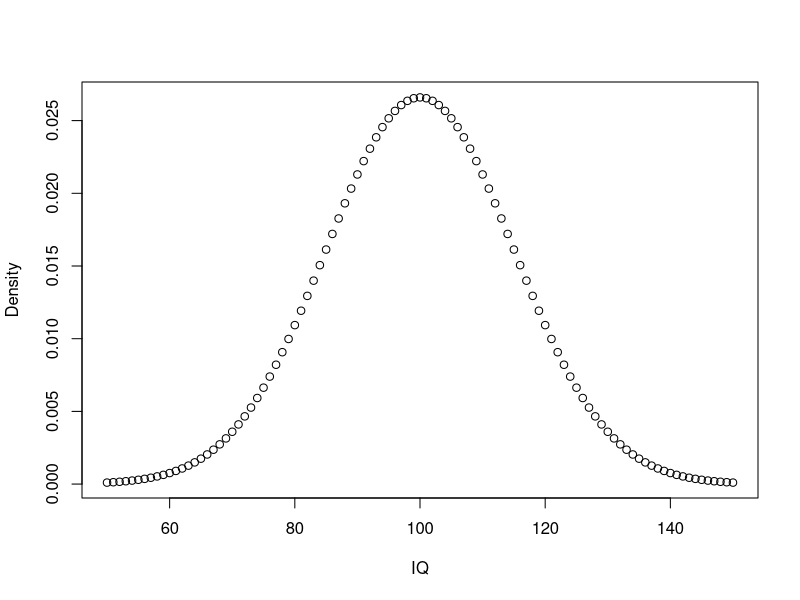
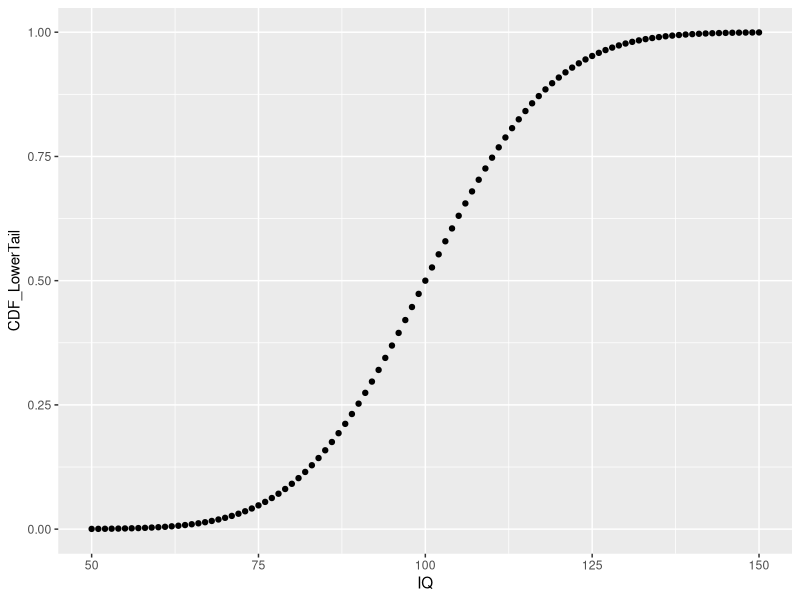
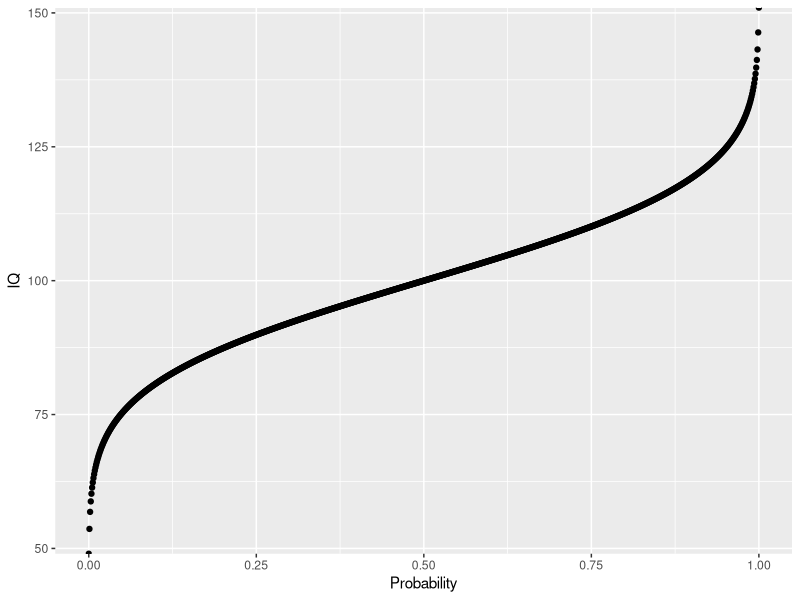
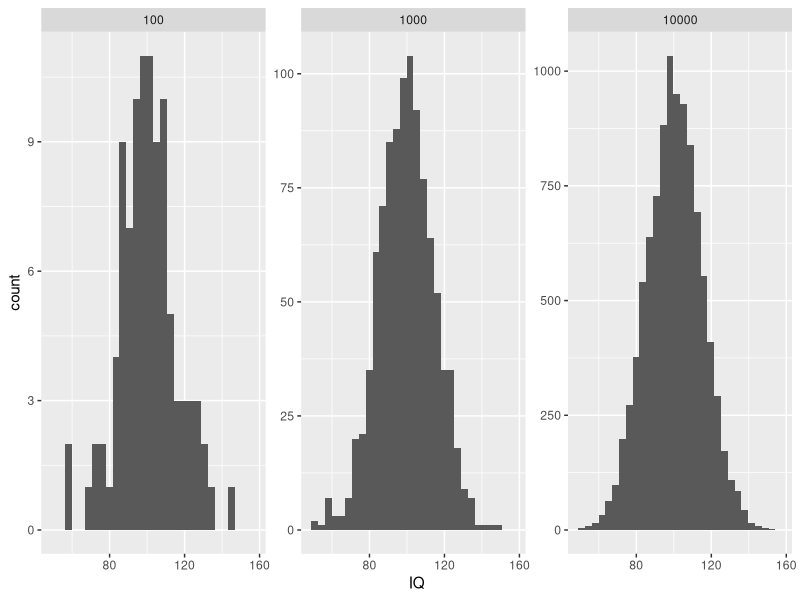
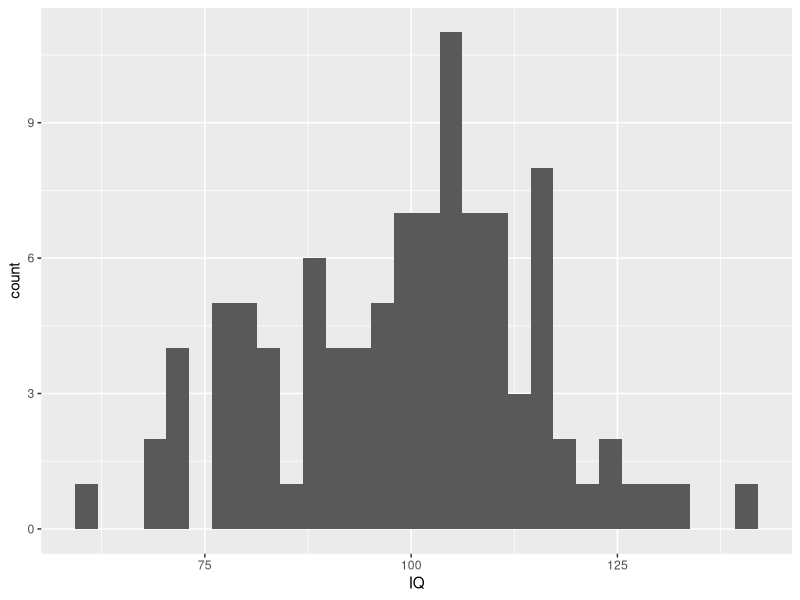

The R script that drew these images, in order:
## ---- chunk 1
library(knitr)
knitr::opts_chunk$set(echo = TRUE)
hook_output <- knit_hooks$get("output")
knit_hooks$set(output = function(x, options) {
  lines <- options$output.lines
  if (is.null(lines)) {
    return(hook_output(x, options))  # pass to default hook
  }
  x <- unlist(strsplit(x, "\n"))
  more <- "..."
  if (length(lines)==1) {        # first n lines
    if (length(x) > lines) {
      # truncate the output, but add ....
      x <- c(head(x, lines), more)
    }
  } else {
    x <- c(more, x[lines], more)
  }
  # paste these lines together
  x <- paste(c(x, ""), collapse = "\n")
  hook_output(x, options)
})
## ---- chunk 2
Count <- c(1, 2, 3, 4, 5)
Count
class(Count)
typeof(Count)
Count.int <- c(1L, 2L, 3L, 4L, 5L)
class(Count.int)
typeof(Count.int)
## ---- chunk 3
Colors <- c("Red", "Green", "Blue")
class(Colors)

Colors.f <- factor(c("Red", "Green", "Blue"))
class(Colors.f)
## ---- chunk 4
sex <- factor(c("male", "female", "female", "male"))
levels(sex)
## ---- chunk 5
levels(sex)
nlevels(sex)
## ---- chunk 6
TFR.f <- factor(c("low", "high", "medium", "high", "low", "medium", "high"))
typeof(TFR.f)
class(TFR.f)
TFR.f
levels(TFR.f)

TFR.f1 <- factor(TFR.f, levels=c("low", "medium", "high"))
levels(TFR.f1)
## ---- chunk 7
TFR.f1 <- factor(TFR.f, levels=c("low", "medium", "high"), ordered = TRUE)
min(TFR.f1)
max(TFR.f1)
## ---- chunk 8
school_loc <- read.csv("school_loc.csv")
# summary(school_loc)
str(school_loc)
# From the output, we can see that R stores the states as characters. 
school_loc$STATE = factor(school_loc$STATE)
# Let's check again. You can see that STATE is now stored as factors in R. 
str(school_loc)
# View(school_loc)
levels(school_loc$STATE)
school_loc$STATE
# summary(school_loc)
## ---- chunk 9
table(school_loc$STATE)
## ---- chunk 10
?dnorm
dnorm(0:10, mean = 0, sd = 1, log = FALSE)
## ---- chunk 11
sample.range <- 50:150
iq.mean <- 100
iq.sd <- 15

# This returns the density, NOT the values for IQ
iq.dist <- dnorm(sample.range, mean = iq.mean, sd = iq.sd) 
iq.df <- data.frame("IQ" = sample.range, "Density" = iq.dist)
View(iq.df)
plot(iq.df)
## ---- chunk 12
pp <- function(x) {
    print(paste0(round(x * 100, 3), "%"))
}

# ?paste0

# likelihood of IQ == 140?
pp(iq.df$Density[iq.df$IQ == 140])

# likelihood of IQ >= 140?
pp(sum(iq.df$Density[iq.df$IQ >= 140]))

# likelihood of 50 < IQ <= 90?
pp(sum(iq.df$Density[iq.df$IQ <= 90]))

# What does this code do?
pp(sum(iq.df$Density[iq.df$IQ <= 100]) + sum(iq.df$Density[iq.df$IQ > 100]))
## ---- chunk 13
cdf <- pnorm(sample.range, iq.mean, iq.sd)
cdf
?pnorm
iq.df <- cbind(iq.df, "CDF_LowerTail" = cdf) 
# Can you explain what this code above is doing?
View(iq.df)

library(ggplot2)
ggplot(iq.df, aes(x = IQ, y = CDF_LowerTail)) + geom_point()
## ---- chunk 14
# likelihood of IQ <= 140?
# notice here we using == signs
pp(iq.df$CDF_LowerTail[iq.df$IQ == 140]) 

# likelihood of 50 < IQ <= 90?
pp(iq.df$CDF_LowerTail[iq.df$IQ == 90])

# set lower.tail to FALSE to obtain P[X >= x]
cdf <- pnorm(sample.range, iq.mean, iq.sd, lower.tail = FALSE)
iq.df <- cbind(iq.df, "CDF_UpperTail" = cdf)
View(iq.df)
# Probability for IQ >= 140? same value as before using dnorm!
pp(iq.df$CDF_UpperTail[iq.df$IQ == 140])
## ---- chunk 15
# input to qnorm is a vector of probabilities
prob.range <- seq(0, 1, 0.001) 
# prob.range
# ?seq

icdf.df <- data.frame("Probability" = prob.range, "IQ" = qnorm(prob.range, iq.mean, iq.sd))
View(icdf.df)
ggplot(icdf.df, aes(x = Probability, y = IQ)) + geom_point()
## ---- chunk 16
# Using the quantile function, we can answer quantile-related questions:
# what is the 25th IQ percentile? (Q1)
print(icdf.df$IQ[icdf.df$Probability == 0.25])

# What is the 50th IQ percentile? (median or Q2) 
# It's also the mean in normal distributions. 
print(icdf.df$IQ[icdf.df$Probability == 0.5])

# what is the 75th IQ percentile? (Q3) 
print(icdf.df$IQ[icdf.df$Probability == 0.75])

# note: this is the same results as from the quantile function
quantile(icdf.df$IQ)

# what is the 90th IQ percentile?
print(icdf.df$IQ[icdf.df$Probability == 0.9])
## ---- chunk 17
# fix random seed for reproducibility
set.seed(1234)

?rnorm
obs <- rnorm(n=100, iq.mean, iq.sd) 
mean(obs)
obs




## More Advanced Content: 
## Don't worry if the code below does not totally make sense so far. 
# law of large numbers: mean will approach expected value for large N
n.samples <- c(100, 1000, 10000)
my.df <- do.call(rbind, lapply(n.samples, 
                               function(x) data.frame("SampleSize" = x, 
                                                      "IQ" = rnorm(x, iq.mean, iq.sd))))
# show one facet per random sample of a given size
ggplot() + geom_histogram(data = my.df, aes(x = IQ)) + facet_wrap(.~SampleSize, scales = "free_y")

# note: we can also implement our own sampler using the densities
my.sample <- sample(iq.df$IQ, 100, prob = iq.df$Density, replace = TRUE)
my.sample.df <- data.frame("IQ" = my.sample)
ggplot(my.sample.df, aes(x = IQ)) + geom_histogram()
## ---- chunk 18
pnorm(0)
?pnorm
## ---- chunk 19
pnorm(1.96, lower.tail=TRUE)
pnorm(1.96, lower.tail=FALSE)
## ---- chunk 20
dnorm(0:10, mean = 0, sd = 1, log = FALSE)
## ---- chunk 21
qnorm(0.025)
## ---- chunk 22
qnorm(0.975)
## ---- chunk 23
qnorm(.975, 20, 1.65)
## ---- chunk 24
mean(rnorm(1:1000, 0.05, 0.5))
## ---- chunk 25
names(school_loc)
## ---- chunk 26
rownames(school_loc)
## ---- chunk 27
colnames(school_loc)
## ---- chunk 28
dimnames(school_loc)[1]
dim(school_loc)
## ---- chunk 29
dimnames(school_loc)[2]
## ---- chunk 30
x <- sample(1:100000, 2000)
quantile(x, probs = seq(0, 1, 0.25), na.rm = FALSE, names = TRUE)
?quantile
## ---- chunk 31
df <- longley
s <- summary(df)
s
# You can simply use indices to access each element like this: 
s[7]
typeof(s)
## ---- chunk 32
lm <- lm(Unemployed ~ Population, data = df)
lm
## ---- chunk 33
str(lm)
## ---- chunk 34
summary(lm)
## ---- chunk 35
lm$coefficients
lm$residuals
lm$coefficients[1] 
lm$coefficients[[1]] 
